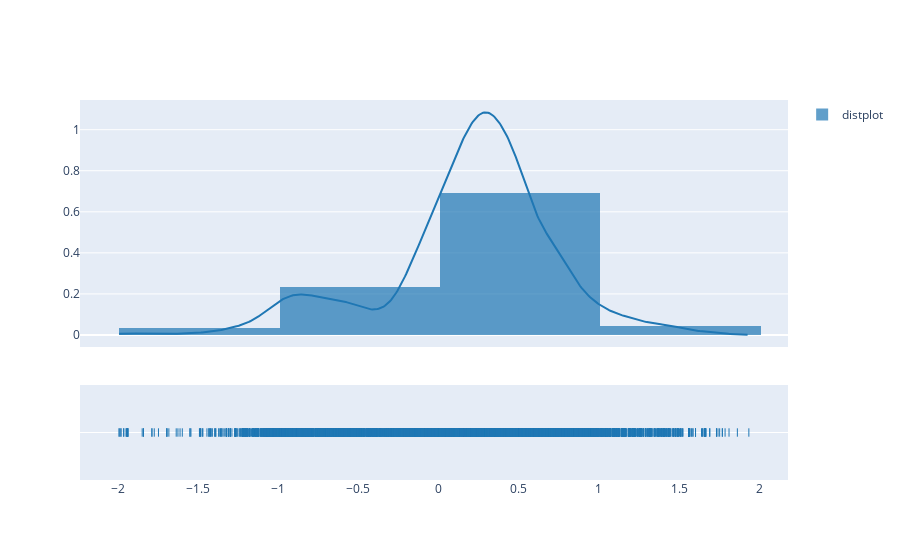

Write notebook code for a chart like this one.
### Code cell
def sample_metropolis_hastings(start, target_dist, step_dist, sd=1, n=int(1e4)):
    def step(prev_x, sd=sd):
        proposal_x = step_dist.rvs(prev_x, sd)
        target_ratio = target_dist(proposal_x) / target_dist(prev_x)
        proposal_ratio = step_dist.pdf(proposal_x) / step_dist.pdf(prev_x)
        ratio = target_ratio * proposal_ratio
        return proposal_x if ratio >= min(1, np.random.rand()) else prev_x

    return [*accumulate([start, *range(n)], lambda x, _: step(x))]

x = sample_metropolis_hastings(0, target_distribution, norm)

fig = ff.create_distplot([x], ['distplot'])
fig.show()

### Figure 1 — Plotly figure (JSON) as saved in the notebook; plotly's stock layout.template omitted (floating-point values rounded to 4 significant figures; data arrays with more than 128 entries replaced by an {"elided": "..."} marker saying what was removed)
{"data": [{"autobinx": false, "histnorm": "probability density", "legendgroup": "distplot", "marker": {"color": "rgb(31, 119, 180)"}, "name": "distplot", "opacity": 0.7, "type": "histogram", "x": {"elided": "10001 float values"}, "xaxis": "x", "xbins": {"end": 1.935, "size": 1, "start": -1.992}, "yaxis": "y"}, {"legendgroup": "distplot", "marker": {"color": "rgb(31, 119, 180)"}, "mode": "lines", "name": "distplot", "showlegend": false, "type": "scatter", "x": {"elided": "500 float values"}, "xaxis": "x", "y": {"elided": "500 float values"}, "yaxis": "y"}, {"legendgroup": "distplot", "marker": {"color": "rgb(31, 119, 180)", "symbol": "line-ns-open"}, "mode": "markers", "name": "distplot", "showlegend": false, "type": "scatter", "x": {"elided": "10001 float values"}, "xaxis": "x", "y": {"elided": "10001 str values"}, "yaxis": "y2"}], "layout": {"barmode": "overlay", "hovermode": "closest", "legend": {"traceorder": "reversed"}, "xaxis": {"anchor": "y2", "domain": [0, 1], "zeroline": false}, "yaxis": {"anchor": "free", "domain": [0.35, 1], "position": 0}, "yaxis2": {"anchor": "x", "domain": [0, 0.25], "dtick": 1, "showticklabels": false}}}
